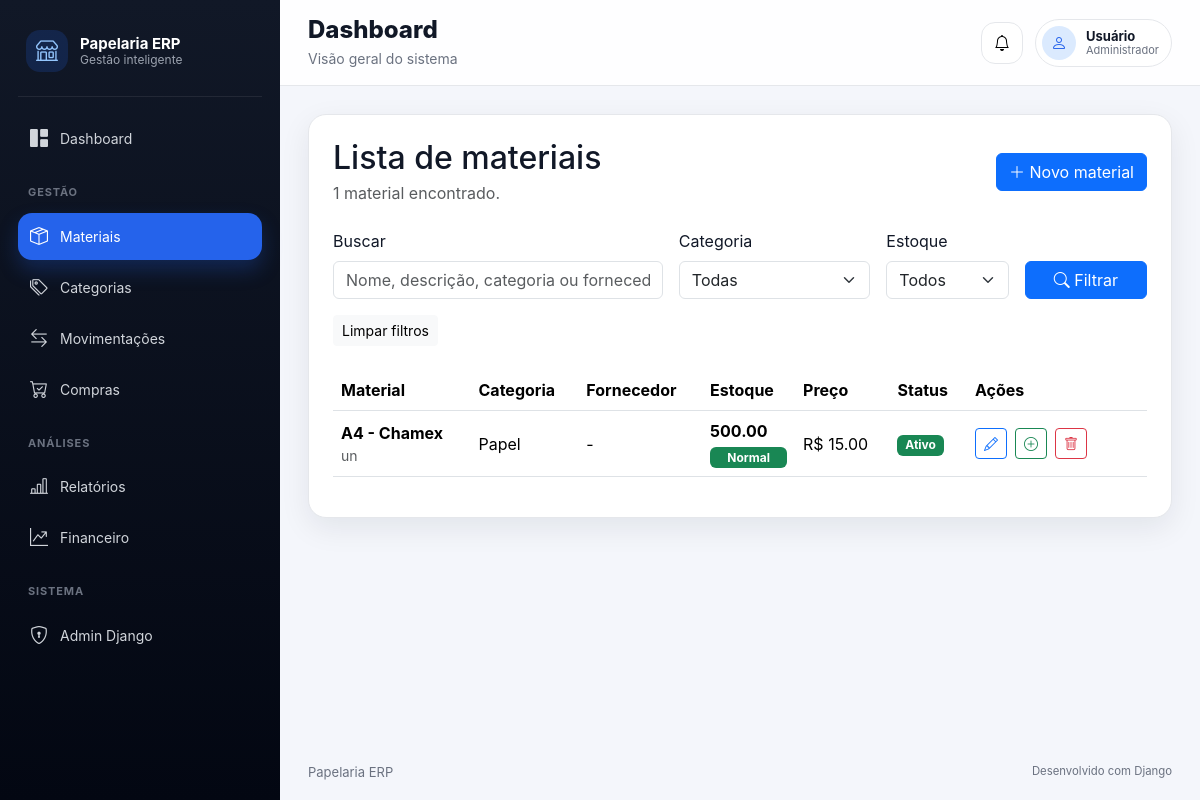
Page /inventory/materials/ on the earlier database version.
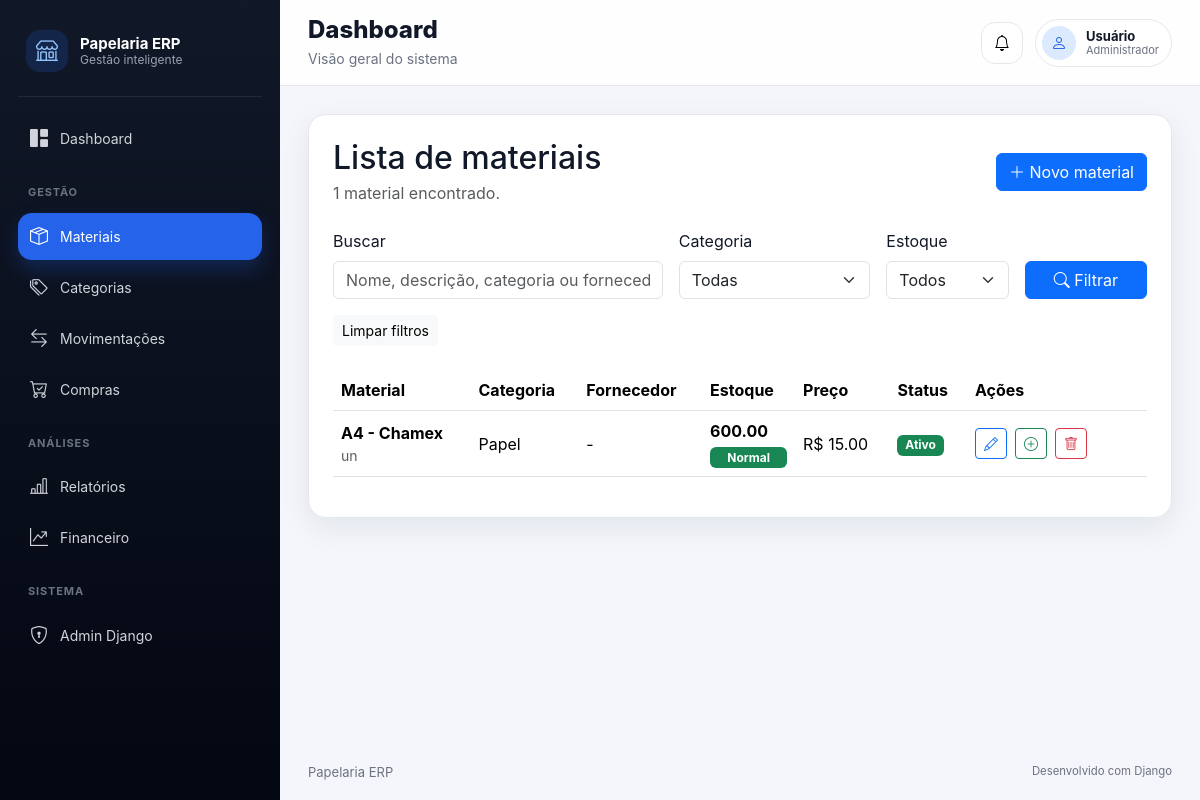
Same page on the later database version.
### apps/inventory/models/material.py (models this page shows, shortened)
class Material(BaseModel):
    name = models.CharField(
        max_length=150,
        verbose_name="Nome",
    )
    category = models.ForeignKey(
        Category,
        on_delete=models.PROTECT,
        related_name="materials",
        verbose_name="Categoria",
    )
    supplier = models.ForeignKey(
        Supplier,
        on_delete=models.SET_NULL,
        related_name="materials",
        blank=True,
        null=True,
        verbose_name="Fornecedor",
    )
    description = models.TextField(
        blank=True,
        null=True,
        verbose_name="Descrição",
    )
    current_stock = models.DecimalField(
        max_digits=10,
        decimal_places=2,
        default=0,
        verbose_name="Estoque atual",
    )
    minimum_stock = models.DecimalField(
        max_digits=10,
        decimal_places=2,
        default=0,
        verbose_name="Estoque mínimo",
    )
    unit = models.CharField(
        max_length=20,
        default="un",
        verbose_name="Unidade",
    )
    cost_price = models.DecimalField(
        max_digits=10,
        decimal_places=2,
        default=0,
        verbose_name="Preço de custo",
    )
    class Meta:
        verbose_name = "Material"
        verbose_name_plural = "Materiais"
        ordering = ["name"]
    @property
    def is_low_stock(self):
        return self.current_stock <= self.minimum_stock

### apps/inventory/models/category.py (models this page shows, shortened)
class Category(BaseModel):
    name = models.CharField(
        max_length=100,
        unique=True,
        verbose_name="Nome",
    )
    description = models.TextField(
        blank=True,
        null=True,
        verbose_name="Descrição",
    )
    class Meta:
        verbose_name = "Categoria"
        verbose_name_plural = "Categorias"
        ordering = ["name"]

### apps/inventory/views/material/list_view.py (the view)
def material_list_view(request):
    search = request.GET.get("search", "")
    category_id = request.GET.get("category", "")
    stock_status = request.GET.get("stock_status", "")
    materials = get_filtered_materials(
        search=search,
        category_id=category_id,
        stock_status=stock_status,
    )
    paginator = Paginator(materials, 10)
    page_number = request.GET.get("page")
    page_obj = paginator.get_page(page_number)
    context = {
        "materials": page_obj,
        "page_obj": page_obj,
        "categories": get_active_categories(),
        "search": search,
        "selected_category": category_id,
        "selected_stock_status": stock_status,
        "total_results": paginator.count,
    }
    return render(
        request,
        "inventory/material/list.html",
        context,
    )

### apps/core/models/base.py (called while the page is built)
    def get_queryset(self):
        return super().get_queryset().filter(is_active=True)

### apps/inventory/selectors/category_selector.py (called while the page is built)
def get_active_categories():
    return (
        Category.active_objects
        .order_by("name")
    )

### apps/inventory/selectors/material_selector.py (called while the page is built, shortened)
def get_filtered_materials(*, search=None, category_id=None, stock_status=None):
    materials = (
        Material.objects
        .select_related("category", "supplier")
        .order_by("name")
    )
    if category_id:
        materials = materials.filter(category_id=category_id)
    if stock_status == "low":
        materials = materials.filter(
            current_stock__lte=F("minimum_stock")
        )
    if stock_status == "normal":
        materials = materials.filter(
            current_stock__gt=F("minimum_stock")
        )
    return materials

### apps/inventory/templates/inventory/material/list.html (shortened to what the changed rows need)
{% extends "core/base.html" %}
{% block content %}
<div class="content-card">
    <div class="d-flex justify-content-between align-items-center mb-4">
        <div>
            <h2 class="mb-1">Lista de materiais</h2>
        </div>
    </div>
    <div class="table-responsive">
        <table class="table align-middle">
            <thead>
                <tr>
                    <th>Material</th>
                    <th>Categoria</th>
                    <th>Fornecedor</th>
                    <th>Estoque</th>
                    <th>Preço</th>
                    <th>Status</th>
                    <th width="180">Ações</th>
                </tr>
            </thead>
            <tbody>
                {% for material in materials %}
                    <tr>
                        <td>
                            <div class="d-flex flex-column">
                                <strong>{{ material.name }}</strong>
                                <small class="text-muted">{{ material.unit }}</small>
                            </div>
                        </td>
                        <td>{{ material.category.name }}</td>
                        <td>{{ material.supplier|default:"-" }}</td>
                        <td>
                            <div class="d-flex flex-column">
                                <strong>{{ material.current_stock }}</strong>
                                {% if material.is_low_stock %}
                                    <span class="badge bg-danger mt-1">
                                        Estoque baixo
                                    </span>
                                {% else %}
                                    <span class="badge bg-success mt-1">
                                        Normal
                                    </span>
                                {% endif %}
                            </div>
                        </td>
                        <td>R$ {{ material.cost_price }}</td>
                        <td>
                            {% if material.is_active %}
                                <span class="badge bg-success">Ativo</span>
                            {% else %}
                                <span class="badge bg-secondary">Inativo</span>
                            {% endif %}
                        </td>
                        <td>
                            <div class="d-flex gap-2">
                                <a
                                    href="{% url 'inventory:material_update' material.id %}"
                                    class="btn btn-sm btn-outline-primary"
                                    title="Editar"
                                >
                                    <i class="bi bi-pencil"></i>
                                </a>
                                <a
                                    href="{% url 'inventory:stock_entry' %}?material={{ material.id }}"
                                    class="btn btn-sm btn-outline-success"
                                    title="Entrada de estoque"
                                >
                                    <i class="bi bi-plus-circle"></i>
                                </a>
                                <a
                                    href="{% url 'inventory:material_delete' material.id %}"
                                    class="btn btn-sm btn-outline-danger"
                                    title="Desativar"
                                >
                                    <i class="bi bi-trash"></i>
                                </a>
                            </div>
                        </td>
                    </tr>
                {% endfor %}
            </tbody>
        </table>
    </div>
</div>
{% endblock %}

Differences in the rows shown:
changed Material "A4 - Chamex": current_stock "500.00" → "600.00"
